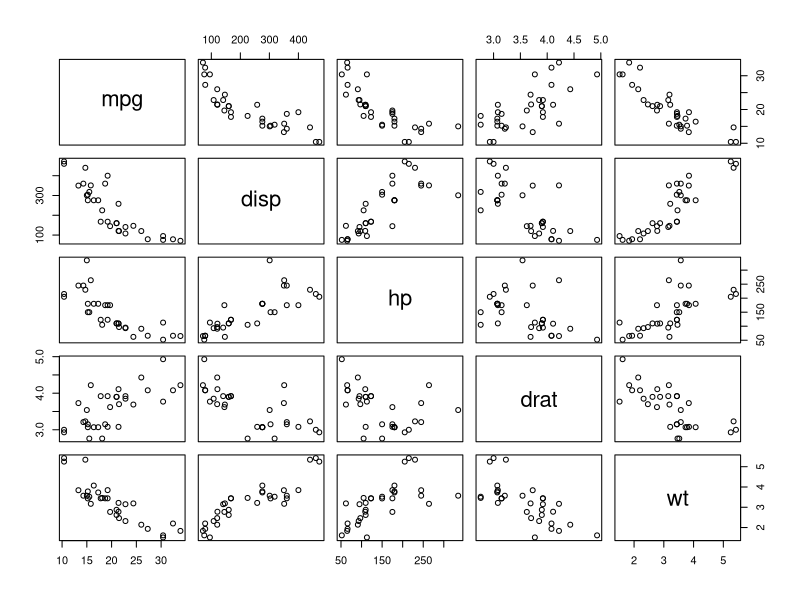
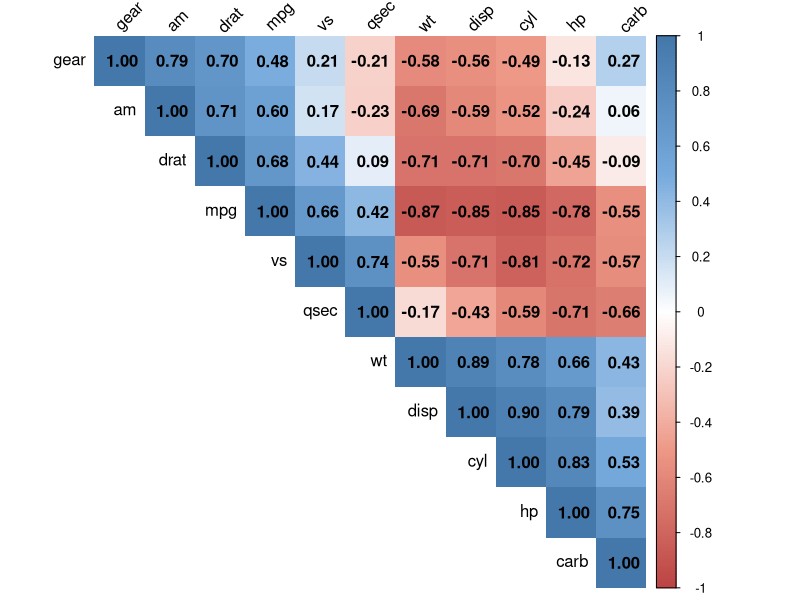
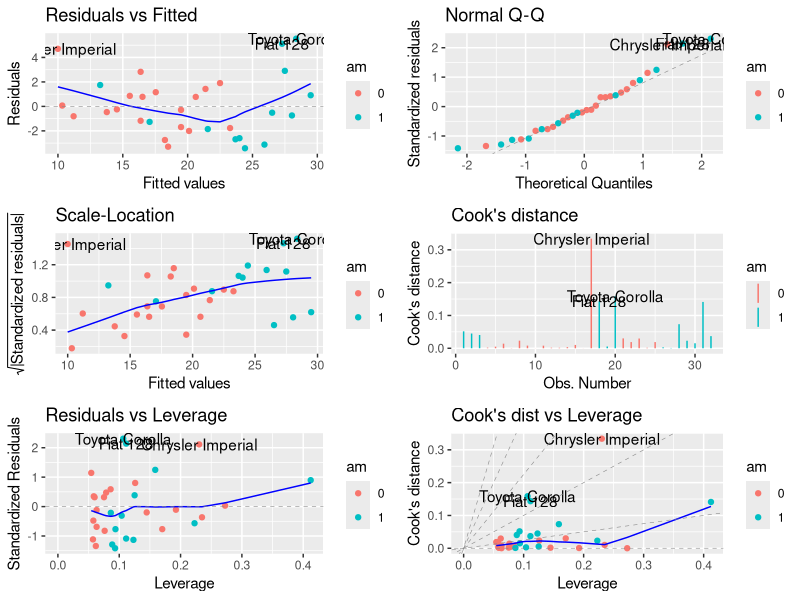
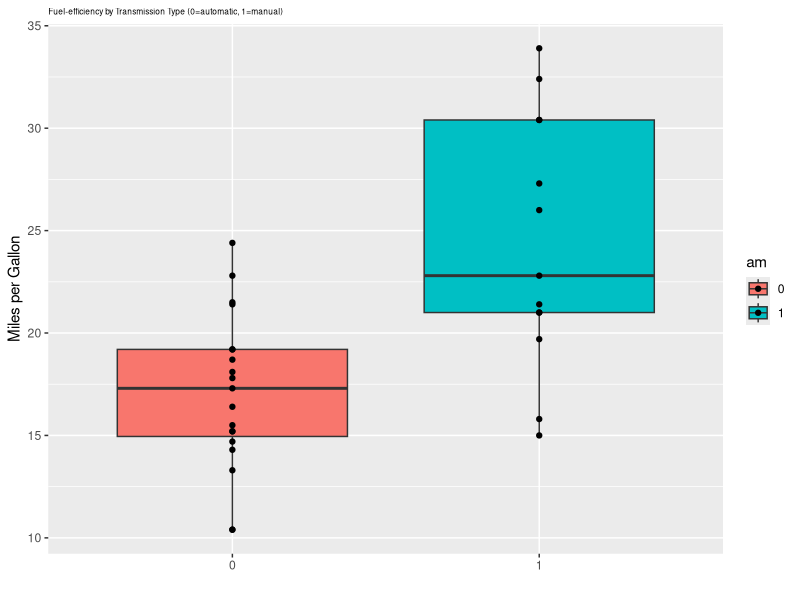

Reproduce these figures in R, in order.
## ---- chunk 1
# Setup data and libraries
data("mtcars")
library(ggplot2)
library(GGally)
library(dplyr)
library(ggfortify)
mtsaved <- mtcars # Save a copy of mtcars with no conversion to factors - needed by cor
mtcars <- mutate(mtcars, cyl = factor(cyl)) # convert cyl to a factor
mtcars <- mutate(mtcars, vs = factor(vs)) # convert cyl to a factor
mtcars <- mutate(mtcars, am = factor(am)) # convert cyl to a factor
mtcars <- mutate(mtcars, gear = factor(gear)) # convert cyl to a factor
## ---- chunk 2
fit1  <- lm(mpg ~  am , mtcars)
fit2  <- lm(mpg ~ am + wt, mtcars)
fit3  <- lm(mpg ~ am + wt + hp, mtcars)
fit4  <- lm(mpg ~ am + wt + hp + disp, mtcars)
fit5  <- lm(mpg ~ am + wt + hp + disp + cyl , mtcars)
fit6  <- lm(mpg ~ am + wt + hp + disp + cyl + drat, mtcars)
fit7  <- lm(mpg ~ am + wt + hp + disp + cyl + drat + qsec, mtcars)
fit8  <- lm(mpg ~ am + wt + hp + disp + cyl + drat + qsec + vs, mtcars)
fit9  <- lm(mpg ~ am + wt + hp + disp + cyl + drat + qsec + vs + gear, mtcars)
fit10 <- lm(mpg ~ am + wt + hp + disp + cyl + drat + qsec + vs + gear + carb, mtcars)
anova(fit1, fit2, fit3, fit4, fit5, fit6, fit7, fit8, fit9, fit10)
## ---- chunk 3
sumCoef<-summary(fit3)$coefficients
sumCoef[2,1]+c(-1,1)*qt(.975,df=fit3$df)*sumCoef[2,2]
## ---- chunk 4
pairs(mpg ~ mpg+disp+hp+drat+wt,data=mtcars)
## ---- chunk 5
summary(fit3)$coefficients
sumCoef<-summary(fit3)$coefficients
sumCoef[1,1]+c(-1,1)*qt(.975,df=fit3$df)*sumCoef[1,2]
sumCoef[2,1]+c(-1,1)*qt(.975,df=fit3$df)*sumCoef[2,2]
sumCoef[3,1]+c(-1,1)*qt(.975,df=fit3$df)*sumCoef[3,2]
sumCoef[4,1]+c(-1,1)*qt(.975,df=fit3$df)*sumCoef[4,2]
## ---- chunk 6
library(corrplot)
M <- cor(mtsaved)
col <- colorRampPalette(c("#BB4444", "#EE9988", "#FFFFFF", "#77AADD", "#4477AA"))
corrplot(M, type = "upper", addCoef.col = "black", method = "shade", shade.col = NA, tl.col = "black", tl.srt = 45, col=col(200),  order = "AOE")
## ---- chunk 7
autoplot(fit3, data=mtcars, colour='am', which = 1:6, ncol = 2) 
## ---- chunk 8
qplot(am, mpg, data=mtcars, geom=c("boxplot", "point"), 
   fill=am, main="Fuel-efficiency by Transmission Type (0=automatic, 1=manual)",
   xlab="", ylab="Miles per Gallon") + theme(plot.title = element_text(size=6))
